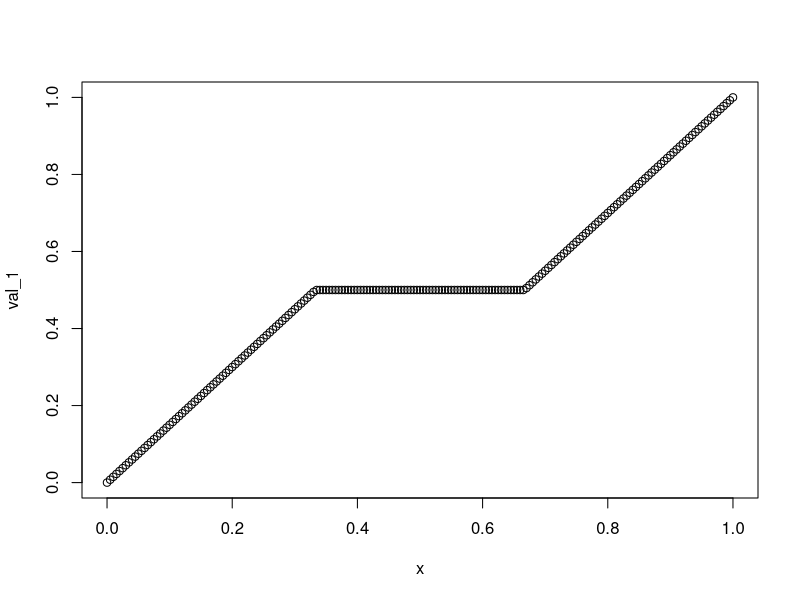
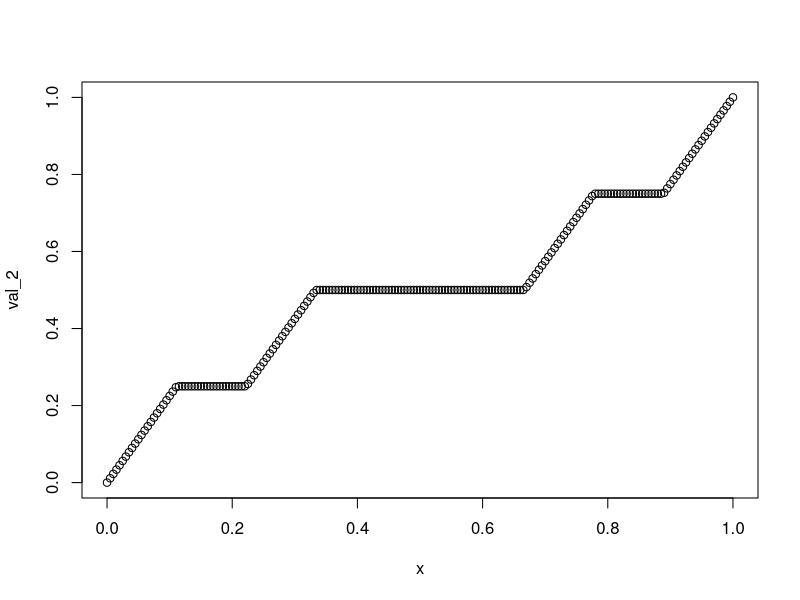
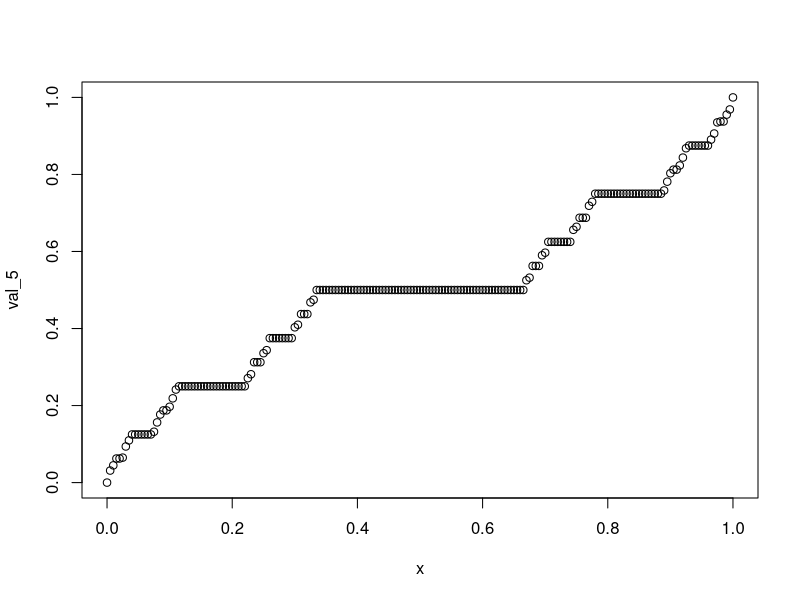
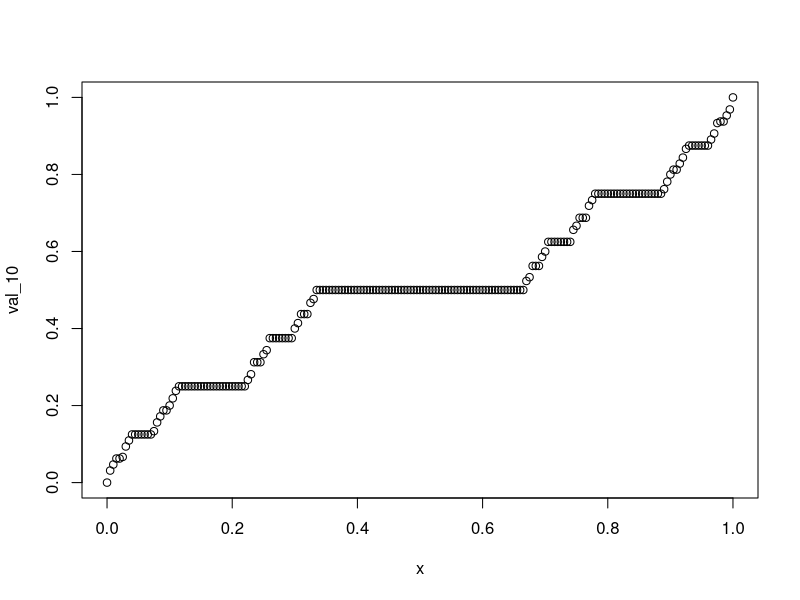

The R source for these figures, in order:
cantor_function <- function(x,n){
  if (n==0){
    return(x)
  } else {
    if (0<=x && x<=1/3){
      return(0.5*cantor_function(3*x,n-1))
    } else if (1/3 < x && x < 2/3) {
      return(0.5)
    } else if (2/3<=x && x <=1) {
      return(0.5 + 0.5*cantor_function(3*x-2,n-1))
    } else {
      return("FEHLER")
    }
  }
}

x = seq(0,1,0.005)
val_1 = numeric(200)
val_2 = numeric(200)
val_5 = numeric(200)
val_10 = numeric(200)

for (i in 1:length(x)){
  val_1[i] = cantor_function(x[i],1)
}
plot(x,val_1)


for (i in 1:length(x)){
  val_2[i] = cantor_function(x[i],2)
}
plot(x,val_2)

for (i in 1:length(x)){
  val_5[i] = cantor_function(x[i],5)
}
plot(x,val_5)

for (i in 1:length(x)){
  val_10[i] = cantor_function(x[i],10)
}
plot(x,val_10)




